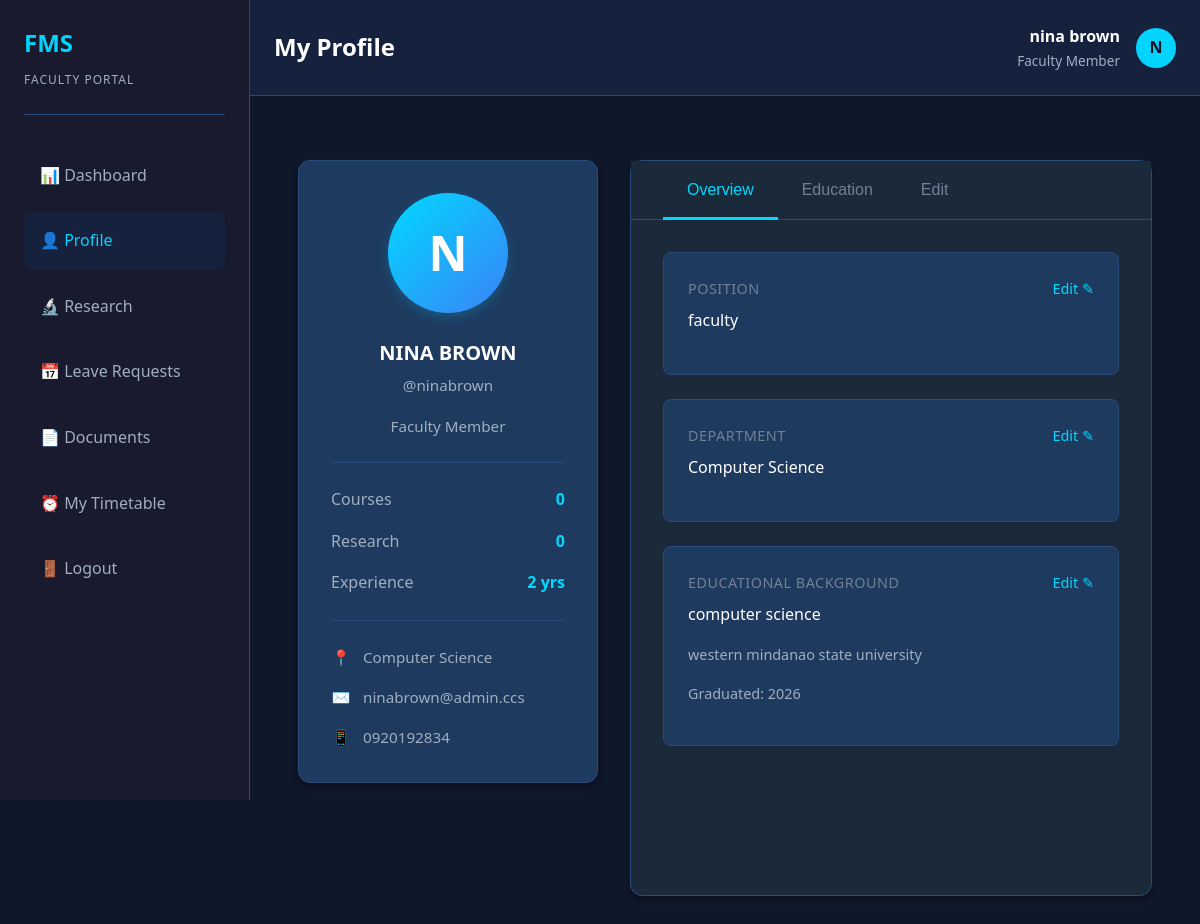
The app's page /faculty_css/faculty/profile.php (signed in) with its own data.
### tables this page shows
CREATE TABLE `faculty` (
  `faculty_id` int(11) NOT NULL,
  `name` varchar(100) NOT NULL,
  `email` varchar(100) NOT NULL,
  `password` varchar(255) NOT NULL,
  `position` varchar(100) DEFAULT NULL,
  `department` varchar(100) DEFAULT NULL,
  `education` varchar(255) DEFAULT NULL,
  `contact` varchar(20) DEFAULT NULL,
  `profile_photo` varchar(255) DEFAULT NULL,
  `created_at` timestamp NULL DEFAULT current_timestamp(),
  `updated_at` timestamp NULL DEFAULT current_timestamp() ON UPDATE current_timestamp()
);

### faculty_css/config/session.php (called while the page is built, shortened)
<?php
function isLoggedIn() {
    return isset($_SESSION['user_id']) && isset($_SESSION['user_type']);
}
function getCurrentUser($conn) {
    $user_id = $_SESSION['user_id'];
    $user_type = $_SESSION['user_type'];
    $query = $user_type === 'admin'
        ? "SELECT * FROM admins WHERE admin_id = ?"
        : "SELECT * FROM faculty WHERE faculty_id = ?";
    $stmt = $conn->prepare($query);
    $stmt->bind_param("i", $user_id);
    $stmt->execute();
    $result = $stmt->get_result();
    return $result->fetch_assoc();
}
?>

### faculty_css/faculty/profile.php (the view, shortened to what this page needs)
<?php
$page_title = 'My Profile';
require_once '../config/database.php';
require_once 'header.php';
function fetchCompleteUserData($faculty_id, $conn) {
    $user_data = [];
    $faculty_query = "SELECT * FROM faculty WHERE faculty_id = ?";
    $stmt = $conn->prepare($faculty_query);
    $stmt->bind_param("i", $faculty_id);
    $stmt->execute();
    $result = $stmt->get_result();
    if ($result->num_rows > 0) {
        $user_data = $result->fetch_assoc();
    }
    $edu_query = "SELECT degree, institution, graduation_year FROM educational_information WHERE faculty_id = ?";
    $edu_stmt = $conn->prepare($edu_query);
    $edu_stmt->bind_param("i", $faculty_id);
    $edu_stmt->execute();
    $edu_result = $edu_stmt->get_result();
    if ($edu_result->num_rows > 0) {
        $edu_data = $edu_result->fetch_assoc();
        $user_data['education_degree'] = $edu_data['degree'] ?? '';
        $user_data['education_institution'] = $edu_data['institution'] ?? '';
        $user_data['education_year'] = $edu_data['graduation_year'] ?? '';
    } else {
        $user_data['education_degree'] = '';
        $user_data['education_institution'] = '';
        $user_data['education_year'] = '';
    }
    return $user_data;
}
if (isset($_SESSION['current_user']['faculty_id'])) {
    $current_user = fetchCompleteUserData($_SESSION['current_user']['faculty_id'], $conn);
}
?>
<div class="profile-wrapper">
    <div class="profile-card">
        <div class="profile-avatar"><?php echo strtoupper(substr($current_user['name'], 0, 1)); ?></div>
        <h2><?php echo htmlspecialchars(strtoupper($current_user['name'])); ?></h2>
        <div class="username">@<?php echo htmlspecialchars(strtolower(str_replace(' ', '', $current_user['name']))); ?></div>
        <div class="bio">Faculty Member</div>
        <div class="profile-stats">
            <div class="stat-item">
                <span>Courses</span>
                <strong>0</strong>
            </div>
            <div class="stat-item">
                <span>Research</span>
                <strong>0</strong>
            </div>
            <div class="stat-item">
                <span>Experience</span>
                <strong>2 yrs</strong>
            </div>
        </div>
        <div class="profile-info">
            <div class="info-item">
                <div class="info-icon">📍</div>
                <span><?php echo htmlspecialchars($current_user['department'] ?: 'Department'); ?></span>
            </div>
            <div class="info-item">
                <div class="info-icon">✉️</div>
                <span><?php echo htmlspecialchars($current_user['email']); ?></span>
            </div>
            <div class="info-item">
                <div class="info-icon">📱</div>
                <span><?php echo htmlspecialchars($current_user['contact'] ?: 'Contact'); ?></span>
            </div>
        </div>
    </div>
    <div class="profile-content">
        <div class="tabs-header">
            <button class="tab-button active" onclick="switchTab('overview')">Overview</button>
            <button class="tab-button" onclick="switchTab('education')">Education</button>
            <button class="tab-button" onclick="switchTab('edit')">Edit</button>
        </div>
        <div id="overview" class="tab-content active">
            <div class="overview-section">
                <div class="overview-section-content">
                    <h4>Position</h4>
                    <p><?php echo htmlspecialchars($current_user['position'] ?: 'Not specified'); ?></p>
                </div>
                <a class="overview-section-edit" onclick="switchTab('edit')">Edit ✎</a>
            </div>
            <div class="overview-section">
                <div class="overview-section-content">
                    <h4>Department</h4>
                    <p><?php echo htmlspecialchars($current_user['department'] ?: 'Not specified'); ?></p>
                </div>
                <a class="overview-section-edit" onclick="switchTab('edit')">Edit ✎</a>
            </div>
            <div class="overview-section">
                <div class="overview-section-content">
                    <h4>Educational Background</h4>
                    <p><?php echo htmlspecialchars($current_user['education_degree'] ?: 'Not specified'); ?></p>
                    <p style="color: var(--text-secondary); font-size: 0.9rem; margin-top: 0.5rem;"><?php echo htmlspecialchars($current_user['education_institution'] ?: ''); ?></p>
                    <p style="color: var(--text-secondary); font-size: 0.9rem;"><?php echo htmlspecialchars($current_user['education_year'] ? 'Graduated: ' . $current_user['education_year'] : ''); ?></p>
                </div>
                <a class="overview-section-edit" onclick="switchTab('edit')">Edit ✎</a>
            </div>
        </div>
    </div>
</div>
<?php require_once 'footer.php'; ?>

### faculty_css/faculty/header.php (shortened to what this page needs)
<?php
require_once '../config/database.php';
require_once '../config/session.php';
$current_user = getCurrentUser($conn);
?>
<!DOCTYPE html>
<html lang="en">
<head>
    <link rel="stylesheet" href="../assets/css/style.css">
</head>
<body>
    <div class="faculty-layout">
        <aside class="sidebar">
            <div class="sidebar-header">
                <div class="sidebar-logo">FMS</div>
                <div class="sidebar-subtitle">Faculty Portal</div>
            </div>
            <ul class="sidebar-menu">
                <li><a href="dashboard.php" class="<?php echo basename($_SERVER['PHP_SELF']) === 'dashboard.php' ? 'active' : ''; ?>">📊 Dashboard</a></li>
                <li><a href="profile.php" class="<?php echo basename($_SERVER['PHP_SELF']) === 'profile.php' ? 'active' : ''; ?>">👤 Profile</a></li>
                <li><a href="research.php" class="<?php echo basename($_SERVER['PHP_SELF']) === 'research.php' ? 'active' : ''; ?>">🔬 Research</a></li>
                <li><a href="leave.php" class="<?php echo basename($_SERVER['PHP_SELF']) === 'leave.php' ? 'active' : ''; ?>">📅 Leave Requests</a></li>
                <li><a href="documents.php" class="<?php echo basename($_SERVER['PHP_SELF']) === 'documents.php' ? 'active' : ''; ?>">📄 Documents</a></li>
                <li><a href="timetable.php" class="<?php echo basename($_SERVER['PHP_SELF']) === 'timetable.php' ? 'active' : ''; ?>">⏰ My Timetable</a></li>
                <li><a href="../logout.php">🚪 Logout</a></li>
            </ul>
        </aside>
        <div class="main-content">
            <div class="topbar">
                <div class="topbar-title"><?php echo isset($page_title) ? $page_title : 'Dashboard'; ?></div>
                <div class="topbar-user">
                    <div class="user-info">
                    <div class="user-name"><?php echo isset($current_user['name']) ? htmlspecialchars($current_user['name']) : 'Unknown User'; ?></div>
                        <div class="user-role">Faculty Member</div>
                    </div>
                    <div class="user-avatar"><?php echo isset($current_user['name']) ? strtoupper(substr($current_user['name'], 0, 1)) : '?'; ?></div>
                </div>
            </div>
            <div class="content">

### faculty_css/assets/css/style.css (style rules this page uses)
:root { --primary: #1a1a2e; --primary-light: #16213e; --primary-dark: #0f3460; --accent: #00d4ff; --accent-hover: #00b8d4; --accent-light: #00e5ff; --bg-dark: #0f0f1e; --bg-secondary: #1a1a2e; --text-primary: #e0e0e0; --text-secondary: #a0a0a0; --border-color: #2a2a3e; --success: #10b981; --warning: #f59e0b; --danger: #ef4444; --info: #3b82f6; --spacing-xs: 0.25rem; --spacing-sm: 0.5rem; --spacing-md: 1rem; --spacing-lg: 1.5rem; --spacing-xl: 2rem; --spacing-2xl: 3rem; --radius-sm: 0.375rem; --radius-md: 0.5rem; --radius-lg: 0.75rem; --radius-xl: 1rem; --transition: all 0.3s ease; }
* { margin: 0; padding: 0; box-sizing: border-box; }
html, body { font-family: "Segoe UI", Tahoma, Geneva, Verdana, sans-serif; background-color: var(--bg-dark); color: var(--text-primary); line-height: 1.6; }
h1, h2, h3, h4, h5, h6 { font-weight: 600; margin-bottom: var(--spacing-md); color: var(--text-primary); }
h2 { font-size: 1.75rem; }
h4 { font-size: 1.25rem; }
p { margin-bottom: var(--spacing-md); color: var(--text-secondary); }
a { color: var(--accent); text-decoration: none; transition: var(--transition); }

### faculty_css/faculty/header.php (style rules this page uses)
.faculty-layout { display: flex; min-height: 100vh; }
.sidebar { width: 250px; background-color: var(--primary); border-right: 1px solid var(--border-color); padding: var(--spacing-lg); position: fixed; height: 100vh; overflow-y: auto; }
.sidebar-header { margin-bottom: var(--spacing-xl); padding-bottom: var(--spacing-lg); border-bottom: 1px solid var(--border-color); }
.sidebar-logo { font-size: 1.5rem; font-weight: 700; color: var(--accent); margin-bottom: var(--spacing-sm); }
.sidebar-subtitle { font-size: 0.75rem; color: var(--text-secondary); text-transform: uppercase; letter-spacing: 1px; }
.sidebar-menu { list-style: none; }
.sidebar-menu li { margin-bottom: var(--spacing-sm); }
.sidebar-menu a { display: block; padding: var(--spacing-md) var(--spacing-md); color: var(--text-secondary); border-radius: var(--radius-md); transition: var(--transition); text-decoration: none; }
.sidebar-menu a:hover, .sidebar-menu a.active { background-color: var(--primary-light); color: var(--accent); }
.main-content { margin-left: 250px; flex: 1; display: flex; flex-direction: column; }
.topbar { background-color: var(--primary-light); border-bottom: 1px solid var(--border-color); padding: var(--spacing-lg); display: flex; justify-content: space-between; align-items: center; }
.topbar-title { font-size: 1.5rem; font-weight: 600; color: var(--text-primary); }
.topbar-user { display: flex; align-items: center; gap: var(--spacing-md); }
.user-info { text-align: right; }
.user-name { font-weight: 600; color: var(--text-primary); }
.user-role { font-size: 0.85rem; color: var(--text-secondary); }
.user-avatar { width: 40px; height: 40px; border-radius: 50%; background-color: var(--accent); display: flex; align-items: center; justify-content: center; color: var(--bg-dark); font-weight: 700; }
.content { flex: 1; padding: var(--spacing-xl); overflow-y: auto; }

### records on screen
faculty: name "nina brown", name "N", name "NINA BROWN", name "ninabrown", department "Computer Science", email "ninabrown@admin.ccs", contact "0920192834", position "faculty"

### other values on screen
$page_title "My Profile"
$current_user['education_degree'] ?: 'Not specified' "computer science"
$current_user['education_institution'] ?: '' "western mindanao state university"
